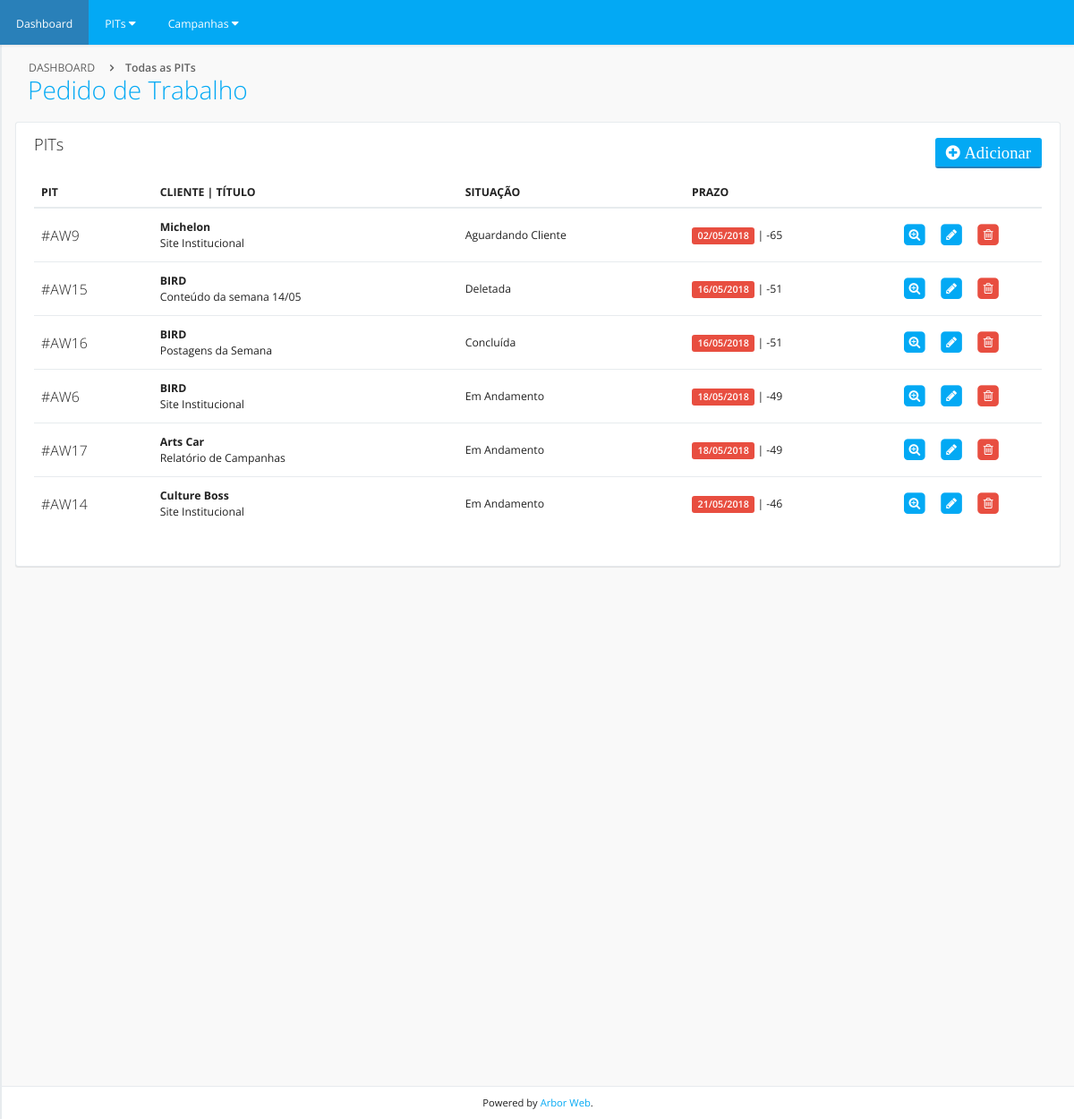
The page /index.php/welcome/index_all_pits on the database its author committed.
### tables this page shows
CREATE TABLE `pits` (
  `id` int(11) NOT NULL AUTO_INCREMENT,
  `title` varchar(255) NOT NULL,
  `description` text NOT NULL,
  `client_id` int(11) NOT NULL,
  `campaing_id` int(11) NOT NULL,
  `start` date NOT NULL,
  `stop` date NOT NULL,
  `user_id` int(11) NOT NULL,
  `situation_id` int(11) NOT NULL,
  PRIMARY KEY (`id`)
);

CREATE TABLE `clients` (
  `id` int(11) NOT NULL AUTO_INCREMENT,
  `name` varchar(255) NOT NULL,
  PRIMARY KEY (`id`)
);

CREATE TABLE `situations` (
  `id` int(11) NOT NULL AUTO_INCREMENT,
  `title` varchar(255) NOT NULL,
  PRIMARY KEY (`id`)
);

### application/core/MY_Controller.php (called while the page is built, shortened)
<?php
class WebController extends CI_Controller{
	var $data;
	public function __construct(){
       $this->load->helper('garden_helper');
       $this->load->model('Get_model');
       $this->load->model('Set_model');
       $this->load->model('Del_model');
       $this->load->model('Edit_model');
       $this->load->model('Note');
       $this->load->model('Pit');
       $this->load->model('Interaction');
       $this->load->model('Campaing');
	}
	public function loadView($views){
		$this->load->view('garden/backyard/header',$this->data);
		$this->load->view('garden/backyard/menu',$this->data);
		if(is_array($views)){
			foreach ($views as $view) {
				$this->load->view($view,$this->data);
			}
		}else{
			$this->load->view($views,$this->data);
		}
		$this->load->view('garden/backyard/footer',$this->data);
	}
}

### application/controllers/Welcome.php (called while the page is built, shortened)
<?php
class Welcome extends WebController {
	public function index_all_pits() {
		$pits                      = $this->Get_model->get_all_pits();
		$this->loadView('garden/pits_list');
	}
}

### index.php (called while the page is built, shortened)
<?php
require_once BASEPATH.'core/CodeIgniter.php';

### application/models/Get_model.php (called while the page is built, shortened)
<?php
class Get_model extends CI_Model {
	public function get_all_pits() {
		$this->db->select('pits.*, clients.name as client_id, situations.title as situation_id, users.name as user_id');
		$this->db->from('pits');
		$this->db->join('situations', 'situations.id = pits.situation_id');
		$this->db->join('clients', 'clients.id = pits.client_id');
		$this->db->join('users', 'users.id = pits.user_id');
		$this->db->order_by('stop','asc');
		return $this->db->get()->result();
	}
}

### application/models/Pit.php (called while the page is built, shortened)
<?php
class Pit extends CI_Model {
	public function set_id($id) {
		$this->id = $id;
	}
	public function set_title($title) {
		$this->title = $title;
	}
	public function set_client_id($client_id) {
		$this->client_id = $client_id;
	}
	public function set_stop($stop) {
		$this->stop = $stop;
	}
	public function set_situation_id($situation_id) {
		$this->situation_id = $situation_id;
	}
}

### application/helpers/garden_helper.php (called while the page is built, shortened)
<?php
if (! function_exists('pit_date')) {
	function pit_date($date) {
		return date("d/m/Y", strtotime($date));
	}
}
if (! function_exists('pit_days')) {
	function pit_days($date) {
		$today = date('d-m-Y');
		$date = date('d-m-Y',strtotime($date));
		$days = (strtotime($date) - strtotime($today))/86400;
		return $days;
	}
}
if (! function_exists('get_situation_box')) {
	function get_situation_box($date) {
		$date = date('Y-m-d',strtotime($date));
		$today = date('Y-m-d');
		switch ($date) {
			case $date < $today:
				return 'label-danger';
				break;
		}
	}
}

### application/views/garden/pits_list.php (the view)
<div id="content-wrapper">
					<div class="row" style="opacity: 1;">
						<div class="col-lg-12">
							<div class="row">
								<div class="col-lg-12">
									<ol class="breadcrumb">
										<li><a href="<?php echo base_url() ?>">Dashboard</a></li>
										<li class="active"><span>Todas as PITs</span></li>
									</ol>
									<h1>Pedido de Trabalho</h1>
								</div>
							</div>
							<div class="row">
								<div class="col-lg-12">
									<div class="main-box clearfix">
										<header class="main-box-header clearfix">
											<h2 class="pull-left">PITs</h2>
											<div class="filter-block pull-right">
												<a href="<?php echo base_url('welcome/index_set_pits') ?>" class="btn btn-primary pull-left">
													<i class="fa fa-plus-circle fa-lg"> Adicionar</i>
												</a>
											</div>
										</header>
										<div class="main-box-body clearfix">
											<div class="table-responsive">
												<table class="table">
													<thead>
														<tr>
															<th>PIT</th>
															<th>Cliente | Título</th>
															<th>Situação</th>
															<th>Prazo</th>
															<th>&nbsp;</th>
														</tr>
													</thead>
													<tbody>
														<?php foreach ($pits as $key => $value): ?>
															<tr>
																<td>
																	<?php echo '#AW'.$value->id ?>
																</td>
																<td>
																	<strong><?php echo $value->client_id ?></strong><br>
																	<?php echo $value->title ?>
																</td>
																<td>
																	<?php echo $value->situation_id ?>
																</td>
																<td>
																	<span class="label <?php echo get_situation_box($value->stop) ?>"><?php echo pit_date($value->stop) ?></span> |
																			<?php echo pit_days($value->stop) ?>
																</td>
																<td style="width: 15%;">
																	<a href="<?php echo base_url('welcome/index_get_pit/'.$value->id) ?>" class="table-link">
																		<span class="fa-stack">
																			<i class="fa fa-square fa-stack-2x"></i>
																			<i class="fa fa-search-plus fa-stack-1x fa-inverse"></i>
																		</span>
																	</a>
																	<a href="<?php echo base_url('welcome/index_edit_pit/'.$value->id) ?>" class="table-link">
																		<span class="fa-stack">
																			<i class="fa fa-square fa-stack-2x"></i>
																			<i class="fa fa-pencil fa-stack-1x fa-inverse"></i>
																		</span>
																	</a>
																	<a href="<?php echo base_url('deleters/del_pit/'.$value->id) ?>" class="table-link danger">
																		<span class="fa-stack">
																			<i class="fa fa-square fa-stack-2x"></i>
																			<i class="fa fa-trash-o fa-stack-1x fa-inverse"></i>
																		</span>
																	</a>
																</td>
															</tr>
														<?php endforeach ?>
													</tbody>
												</table>
											</div>
										</div>
									</div>
								</div>
							</div>
						</div>
					</div>

### application/views/garden/backyard/header.php (shortened to what this page needs)
<!DOCTYPE html>
<html>
	<head>
	</head>
	<body>
		<div id="theme-wrapper">
			<header class="navbar" id="header-navbar">
<div class="nav-no-collapse navbar-left pull-left hidden-sm hidden-xs">
					<ul class="nav navbar-nav pull-left">
						<li>
							<a href="<?php echo base_url() ?>">Dashboard</a>
						</li>
						<li class="dropdown hidden-xs">
							<a class="btn dropdown-toggle" data-toggle="dropdown">
								PITs
								<i class="fa fa-caret-down"></i>
							</a>
						</li>
						<li class="dropdown hidden-xs">
							<a class="btn dropdown-toggle" data-toggle="dropdown">
								Campanhas
								<i class="fa fa-caret-down"></i>
							</a>
						</li>
					</ul>
				</div>
			</header>

### application/views/garden/backyard/menu.php
<div id="page-wrapper" class="container">
	<div class="row">

### application/views/garden/backyard/footer.php (shortened to what this page needs)
					<footer id="footer-bar" class="row" style="opacity: 1;">
						<p id="footer-copyright" class="col-xs-12">
							Powered by <a href="https://arborweb.com.br">Arbor Web</a>.
						</p>
					</footer>
				</div>
		</div>
	</body>
</html>
<link rel="stylesheet" type="text/css" href="<?php echo base_url('assets/template/css/bootstrap/bootstrap.min.css') ?>" />
<link rel="stylesheet" type="text/css" href="<?php echo base_url('assets/template/css/libs/font-awesome.css') ?>" />
<link rel="stylesheet" type="text/css" href="<?php echo base_url('assets/template/css/libs/nanoscroller.css') ?>" />
<link rel="stylesheet" type="text/css" href="<?php echo base_url('assets/template/css/compiled/theme_styles.css') ?>" />
<?php foreach ($css as $value): ?>
	<link rel="stylesheet" href="<?php echo base_url('assets/template/').$value ?>" type="text/css" />
<?php endforeach ?>

### rows shown on the page
pits: id "9", client.name "Michelon", title "Site Institucional", situation.title "Aguardando Cliente", stop "02/05/2018", stop "-65"
pits: id "15", client.name "BIRD", title "Conteúdo da semana 14/05", situation.title "Deletada", stop "16/05/2018", stop "-51"
pits: id "16", client.name "BIRD", title "Postagens da Semana", situation.title "Concluída", stop "16/05/2018", stop "-51"
pits: id "6", client.name "BIRD", title "Site Institucional", situation.title "Em Andamento", stop "18/05/2018", stop "-49"
pits: id "17", client.name "Arts Car", title "Relatório de Campanhas", situation.title "Em Andamento", stop "18/05/2018", stop "-49"
pits: id "14", client.name "Culture Boss", title "Site Institucional", situation.title "Em Andamento", stop "21/05/2018", stop "-46"
